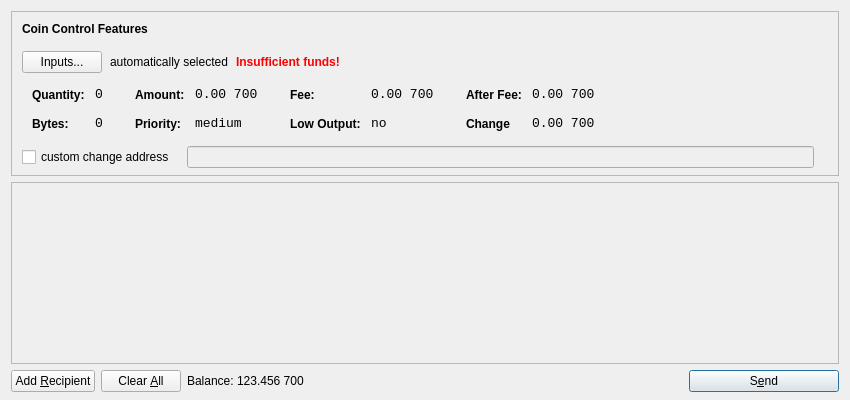
<?xml version="1.0" encoding="UTF-8"?>
<ui version="4.0">
 <class>SendCoinsDialog</class>
 <widget class="QDialog" name="SendCoinsDialog">
  <property name="geometry">
   <rect>
    <x>0</x>
    <y>0</y>
    <width>850</width>
    <height>400</height>
   </rect>
  </property>
  <property name="windowTitle">
   <string>Send Coins</string>
  </property>
  <layout class="QVBoxLayout" name="verticalLayout" stretch="0,1,0">
   <property name="bottomMargin">
    <number>8</number>
   </property>
   <item>
    <widget class="QFrame" name="frameCoinControl">
     <property name="sizePolicy">
      <sizepolicy hsizetype="Expanding" vsizetype="Expanding">
       <horstretch>0</horstretch>
       <verstretch>0</verstretch>
      </sizepolicy>
     </property>
     <property name="maximumSize">
      <size>
       <width>16777215</width>
       <height>16777215</height>
      </size>
     </property>
     <property name="frameShape">
      <enum>QFrame::StyledPanel</enum>
     </property>
     <property name="frameShadow">
      <enum>QFrame::Sunken</enum>
     </property>
     <layout class="QVBoxLayout" name="verticalLayoutCoinControl2">
      <property name="spacing">
       <number>-1</number>
      </property>
      <property name="leftMargin">
       <number>0</number>
      </property>
      <property name="topMargin">
       <number>0</number>
      </property>
      <property name="rightMargin">
       <number>0</number>
      </property>
      <property name="bottomMargin">
       <number>6</number>
      </property>
      <item>
       <layout class="QVBoxLayout" name="verticalLayoutCoinControl" stretch="0,0,0,0,1">
        <property name="spacing">
         <number>0</number>
        </property>
        <property name="leftMargin">
         <number>10</number>
        </property>
        <property name="topMargin">
         <number>10</number>
        </property>
        <item>
         <layout class="QHBoxLayout" name="horizontalLayoutCoinControl1">
          <property name="bottomMargin">
           <number>15</number>
          </property>
          <item>
           <widget class="QLabel" name="labelCoinControlFeatures">
            <property name="sizePolicy">
             <sizepolicy hsizetype="Preferred" vsizetype="Maximum">
              <horstretch>0</horstretch>
              <verstretch>0</verstretch>
             </sizepolicy>
            </property>
            <property name="font">
             <font>
              <weight>75</weight>
              <bold>true</bold>
             </font>
            </property>
            <property name="styleSheet">
             <string notr="true">font-weight:bold;</string>
            </property>
            <property name="text">
             <string>Coin Control Features</string>
            </property>
           </widget>
          </item>
         </layout>
        </item>
        <item>
         <layout class="QHBoxLayout" name="horizontalLayoutCoinControl2" stretch="0,0,0,0">
          <property name="spacing">
           <number>8</number>
          </property>
          <property name="bottomMargin">
           <number>10</number>
          </property>
          <item>
           <widget class="QPushButton" name="pushButtonCoinControl">
            <property name="styleSheet">
             <string notr="true"/>
            </property>
            <property name="text">
             <string>Inputs...</string>
            </property>
           </widget>
          </item>
          <item>
           <widget class="QLabel" name="labelCoinControlAutomaticallySelected">
            <property name="text">
             <string>automatically selected</string>
            </property>
            <property name="margin">
             <number>5</number>
            </property>
           </widget>
          </item>
          <item>
           <widget class="QLabel" name="labelCoinControlInsuffFunds">
            <property name="font">
             <font>
              <weight>75</weight>
              <bold>true</bold>
             </font>
            </property>
            <property name="styleSheet">
             <string notr="true">color:red;font-weight:bold;</string>
            </property>
            <property name="text">
             <string>Insufficient funds!</string>
            </property>
            <property name="margin">
             <number>5</number>
            </property>
           </widget>
          </item>
          <item>
           <spacer name="horizontalSpacerCoinControl">
            <property name="orientation">
             <enum>Qt::Horizontal</enum>
            </property>
            <property name="sizeHint" stdset="0">
             <size>
              <width>40</width>
              <height>1</height>
             </size>
            </property>
           </spacer>
          </item>
         </layout>
        </item>
        <item>
         <widget class="QWidget" name="widgetCoinControl" native="true">
          <property name="sizePolicy">
           <sizepolicy hsizetype="Preferred" vsizetype="Preferred">
            <horstretch>0</horstretch>
            <verstretch>0</verstretch>
           </sizepolicy>
          </property>
          <property name="minimumSize">
           <size>
            <width>0</width>
            <height>0</height>
           </size>
          </property>
          <property name="styleSheet">
           <string notr="true"/>
          </property>
          <layout class="QHBoxLayout" name="horizontalLayoutCoinControl5">
           <property name="margin">
            <number>0</number>
           </property>
           <item>
            <layout class="QHBoxLayout" name="horizontalLayoutCoinControl3" stretch="0,0,0,1">
             <property name="spacing">
              <number>20</number>
             </property>
             <property name="topMargin">
              <number>0</number>
             </property>
             <property name="bottomMargin">
              <number>10</number>
             </property>
             <item>
              <layout class="QFormLayout" name="formLayoutCoinControl1">
               <property name="horizontalSpacing">
                <number>10</number>
               </property>
               <property name="verticalSpacing">
                <number>14</number>
               </property>
               <property name="leftMargin">
                <number>10</number>
               </property>
               <property name="topMargin">
                <number>4</number>
               </property>
               <property name="rightMargin">
                <number>6</number>
               </property>
               <item row="0" column="0">
                <widget class="QLabel" name="labelCoinControlQuantityText">
                 <property name="styleSheet">
                  <string notr="true">font-weight:bold;</string>
                 </property>
                 <property name="text">
                  <string>Quantity:</string>
                 </property>
                 <property name="margin">
                  <number>0</number>
                 </property>
                </widget>
               </item>
               <item row="0" column="1">
                <widget class="QLabel" name="labelCoinControlQuantity">
                 <property name="font">
                  <font>
                   <family>Monospace</family>
                   <pointsize>10</pointsize>
                  </font>
                 </property>
                 <property name="cursor">
                  <cursorShape>IBeamCursor</cursorShape>
                 </property>
                 <property name="contextMenuPolicy">
                  <enum>Qt::ActionsContextMenu</enum>
                 </property>
                 <property name="text">
                  <string>0</string>
                 </property>
                 <property name="margin">
                  <number>0</number>
                 </property>
                 <property name="textInteractionFlags">
                  <set>Qt::LinksAccessibleByMouse|Qt::TextSelectableByKeyboard|Qt::TextSelectableByMouse</set>
                 </property>
                </widget>
               </item>
               <item row="1" column="0">
                <widget class="QLabel" name="labelCoinControlBytesText">
                 <property name="styleSheet">
                  <string notr="true">font-weight:bold;</string>
                 </property>
                 <property name="text">
                  <string>Bytes:</string>
                 </property>
                </widget>
               </item>
               <item row="1" column="1">
                <widget class="QLabel" name="labelCoinControlBytes">
                 <property name="font">
                  <font>
                   <family>Monospace</family>
                   <pointsize>10</pointsize>
                  </font>
                 </property>
                 <property name="cursor">
                  <cursorShape>IBeamCursor</cursorShape>
                 </property>
                 <property name="contextMenuPolicy">
                  <enum>Qt::ActionsContextMenu</enum>
                 </property>
                 <property name="text">
                  <string>0</string>
                 </property>
                 <property name="textInteractionFlags">
                  <set>Qt::LinksAccessibleByMouse|Qt::TextSelectableByKeyboard|Qt::TextSelectableByMouse</set>
                 </property>
                </widget>
               </item>
              </layout>
             </item>
             <item>
              <layout class="QFormLayout" name="formLayoutCoinControl2">
               <property name="horizontalSpacing">
                <number>10</number>
               </property>
               <property name="verticalSpacing">
                <number>14</number>
               </property>
               <property name="leftMargin">
                <number>6</number>
               </property>
               <property name="topMargin">
                <number>4</number>
               </property>
               <property name="rightMargin">
                <number>6</number>
               </property>
               <item row="0" column="0">
                <widget class="QLabel" name="labelCoinControlAmountText">
                 <property name="styleSheet">
                  <string notr="true">font-weight:bold;</string>
                 </property>
                 <property name="text">
                  <string>Amount:</string>
                 </property>
                 <property name="margin">
                  <number>0</number>
                 </property>
                </widget>
               </item>
               <item row="0" column="1">
                <widget class="QLabel" name="labelCoinControlAmount">
                 <property name="font">
                  <font>
                   <family>Monospace</family>
                   <pointsize>10</pointsize>
                  </font>
                 </property>
                 <property name="cursor">
                  <cursorShape>IBeamCursor</cursorShape>
                 </property>
                 <property name="contextMenuPolicy">
                  <enum>Qt::ActionsContextMenu</enum>
                 </property>
                 <property name="text">
                  <string>0.00 700</string>
                 </property>
                 <property name="textInteractionFlags">
                  <set>Qt::LinksAccessibleByMouse|Qt::TextSelectableByKeyboard|Qt::TextSelectableByMouse</set>
                 </property>
                </widget>
               </item>
               <item row="1" column="0">
                <widget class="QLabel" name="labelCoinControlPriorityText">
                 <property name="styleSheet">
                  <string notr="true">font-weight:bold;</string>
                 </property>
                 <property name="text">
                  <string>Priority:</string>
                 </property>
                </widget>
               </item>
               <item row="1" column="1">
                <widget class="QLabel" name="labelCoinControlPriority">
                 <property name="font">
                  <font>
                   <family>Monospace</family>
                   <pointsize>10</pointsize>
                  </font>
                 </property>
                 <property name="cursor">
                  <cursorShape>IBeamCursor</cursorShape>
                 </property>
                 <property name="contextMenuPolicy">
                  <enum>Qt::ActionsContextMenu</enum>
                 </property>
                 <property name="text">
                  <string>medium</string>
                 </property>
                 <property name="textInteractionFlags">
                  <set>Qt::LinksAccessibleByMouse|Qt::TextSelectableByKeyboard|Qt::TextSelectableByMouse</set>
                 </property>
                </widget>
               </item>
              </layout>
             </item>
             <item>
              <layout class="QFormLayout" name="formLayoutCoinControl3">
               <property name="horizontalSpacing">
                <number>10</number>
               </property>
               <property name="verticalSpacing">
                <number>14</number>
               </property>
               <property name="leftMargin">
                <number>6</number>
               </property>
               <property name="topMargin">
                <number>4</number>
               </property>
               <property name="rightMargin">
                <number>6</number>
               </property>
               <item row="0" column="0">
                <widget class="QLabel" name="labelCoinControlFeeText">
                 <property name="styleSheet">
                  <string notr="true">font-weight:bold;</string>
                 </property>
                 <property name="text">
                  <string>Fee:</string>
                 </property>
                 <property name="margin">
                  <number>0</number>
                 </property>
                </widget>
               </item>
               <item row="0" column="1">
                <widget class="QLabel" name="labelCoinControlFee">
                 <property name="font">
                  <font>
                   <family>Monospace</family>
                   <pointsize>10</pointsize>
                  </font>
                 </property>
                 <property name="cursor">
                  <cursorShape>IBeamCursor</cursorShape>
                 </property>
                 <property name="contextMenuPolicy">
                  <enum>Qt::ActionsContextMenu</enum>
                 </property>
                 <property name="text">
                  <string>0.00 700</string>
                 </property>
                 <property name="textInteractionFlags">
                  <set>Qt::LinksAccessibleByMouse|Qt::TextSelectableByKeyboard|Qt::TextSelectableByMouse</set>
                 </property>
                </widget>
               </item>
               <item row="1" column="0">
                <widget class="QLabel" name="labelCoinControlLowOutputText">
                 <property name="styleSheet">
                  <string notr="true">font-weight:bold;</string>
                 </property>
                 <property name="text">
                  <string>Low Output:</string>
                 </property>
                </widget>
               </item>
               <item row="1" column="1">
                <widget class="QLabel" name="labelCoinControlLowOutput">
                 <property name="font">
                  <font>
                   <family>Monospace</family>
                   <pointsize>10</pointsize>
                  </font>
                 </property>
                 <property name="cursor">
                  <cursorShape>IBeamCursor</cursorShape>
                 </property>
                 <property name="contextMenuPolicy">
                  <enum>Qt::ActionsContextMenu</enum>
                 </property>
                 <property name="text">
                  <string>no</string>
                 </property>
                 <property name="textInteractionFlags">
                  <set>Qt::LinksAccessibleByMouse|Qt::TextSelectableByKeyboard|Qt::TextSelectableByMouse</set>
                 </property>
                </widget>
               </item>
              </layout>
             </item>
             <item>
              <layout class="QFormLayout" name="formLayoutCoinControl4">
               <property name="horizontalSpacing">
                <number>10</number>
               </property>
               <property name="verticalSpacing">
                <number>14</number>
               </property>
               <property name="leftMargin">
                <number>6</number>
               </property>
               <property name="topMargin">
                <number>4</number>
               </property>
               <property name="rightMargin">
                <number>6</number>
               </property>
               <item row="0" column="0">
                <widget class="QLabel" name="labelCoinControlAfterFeeText">
                 <property name="styleSheet">
                  <string notr="true">font-weight:bold;</string>
                 </property>
                 <property name="text">
                  <string>After Fee:</string>
                 </property>
                 <property name="margin">
                  <number>0</number>
                 </property>
                </widget>
               </item>
               <item row="0" column="1">
                <widget class="QLabel" name="labelCoinControlAfterFee">
                 <property name="font">
                  <font>
                   <family>Monospace</family>
                   <pointsize>10</pointsize>
                  </font>
                 </property>
                 <property name="cursor">
                  <cursorShape>IBeamCursor</cursorShape>
                 </property>
                 <property name="contextMenuPolicy">
                  <enum>Qt::ActionsContextMenu</enum>
                 </property>
                 <property name="text">
                  <string>0.00 700</string>
                 </property>
                 <property name="textInteractionFlags">
                  <set>Qt::LinksAccessibleByMouse|Qt::TextSelectableByKeyboard|Qt::TextSelectableByMouse</set>
                 </property>
                </widget>
               </item>
               <item row="1" column="0">
                <widget class="QLabel" name="labelCoinControlChangeText">
                 <property name="styleSheet">
                  <string notr="true">font-weight:bold;</string>
                 </property>
                 <property name="text">
                  <string>Change</string>
                 </property>
                </widget>
               </item>
               <item row="1" column="1">
                <widget class="QLabel" name="labelCoinControlChange">
                 <property name="font">
                  <font>
                   <family>Monospace</family>
                   <pointsize>10</pointsize>
                  </font>
                 </property>
                 <property name="cursor">
                  <cursorShape>IBeamCursor</cursorShape>
                 </property>
                 <property name="contextMenuPolicy">
                  <enum>Qt::ActionsContextMenu</enum>
                 </property>
                 <property name="text">
                  <string>0.00 700</string>
                 </property>
                 <property name="textInteractionFlags">
                  <set>Qt::LinksAccessibleByMouse|Qt::TextSelectableByKeyboard|Qt::TextSelectableByMouse</set>
                 </property>
                </widget>
               </item>
              </layout>
             </item>
            </layout>
           </item>
          </layout>
         </widget>
        </item>
        <item>
         <layout class="QHBoxLayout" name="horizontalLayoutCoinControl4" stretch="0,0,0">
          <property name="spacing">
           <number>12</number>
          </property>
          <property name="sizeConstraint">
           <enum>QLayout::SetDefaultConstraint</enum>
          </property>
          <property name="topMargin">
           <number>5</number>
          </property>
          <property name="rightMargin">
           <number>5</number>
          </property>
          <item>
           <widget class="QCheckBox" name="checkBoxCoinControlChange">
            <property name="text">
             <string>custom change address</string>
            </property>
           </widget>
          </item>
          <item>
           <widget class="QLineEdit" name="lineEditCoinControlChange">
            <property name="enabled">
             <bool>false</bool>
            </property>
            <property name="sizePolicy">
             <sizepolicy hsizetype="Expanding" vsizetype="Fixed">
              <horstretch>0</horstretch>
              <verstretch>0</verstretch>
             </sizepolicy>
            </property>
           </widget>
          </item>
          <item>
           <widget class="QLabel" name="labelCoinControlChangeLabel">
            <property name="sizePolicy">
             <sizepolicy hsizetype="Preferred" vsizetype="Expanding">
              <horstretch>0</horstretch>
              <verstretch>0</verstretch>
             </sizepolicy>
            </property>
            <property name="minimumSize">
             <size>
              <width>0</width>
              <height>0</height>
             </size>
            </property>
            <property name="text">
             <string/>
            </property>
            <property name="margin">
             <number>3</number>
            </property>
           </widget>
          </item>
         </layout>
        </item>
        <item>
         <spacer name="verticalSpacerCoinControl">
          <property name="orientation">
           <enum>Qt::Vertical</enum>
          </property>
          <property name="sizeHint" stdset="0">
           <size>
            <width>800</width>
            <height>1</height>
           </size>
          </property>
         </spacer>
        </item>
       </layout>
      </item>
     </layout>
    </widget>
   </item>
   <item>
    <widget class="QScrollArea" name="scrollArea">
     <property name="widgetResizable">
      <bool>true</bool>
     </property>
     <widget class="QWidget" name="scrollAreaWidgetContents">
      <property name="geometry">
       <rect>
        <x>0</x>
        <y>0</y>
        <width>830</width>
        <height>165</height>
       </rect>
      </property>
      <layout class="QVBoxLayout" name="verticalLayout_2">
       <property name="margin">
        <number>0</number>
       </property>
       <item>
        <layout class="QVBoxLayout" name="entries">
         <property name="spacing">
          <number>6</number>
         </property>
        </layout>
       </item>
       <item>
        <spacer name="verticalSpacer">
         <property name="orientation">
          <enum>Qt::Vertical</enum>
         </property>
         <property name="sizeHint" stdset="0">
          <size>
           <width>20</width>
           <height>40</height>
          </size>
         </property>
        </spacer>
       </item>
      </layout>
     </widget>
    </widget>
   </item>
   <item>
    <layout class="QHBoxLayout" name="horizontalLayout">
     <item>
      <widget class="QPushButton" name="addButton">
       <property name="toolTip">
        <string>Send to multiple recipients at once</string>
       </property>
       <property name="text">
        <string>Add &amp;Recipient</string>
       </property>
       <property name="icon">
        <iconset resource="../bitcoin.qrc">
         <normaloff>:/icons/add</normaloff>:/icons/add</iconset>
       </property>
       <property name="autoDefault">
        <bool>false</bool>
       </property>
      </widget>
     </item>
     <item>
      <widget class="QPushButton" name="clearButton">
       <property name="sizePolicy">
        <sizepolicy hsizetype="Minimum" vsizetype="Fixed">
         <horstretch>0</horstretch>
         <verstretch>0</verstretch>
        </sizepolicy>
       </property>
       <property name="toolTip">
        <string>Remove all transaction fields</string>
       </property>
       <property name="text">
        <string>Clear &amp;All</string>
       </property>
       <property name="icon">
        <iconset resource="../bitcoin.qrc">
         <normaloff>:/icons/remove</normaloff>:/icons/remove</iconset>
       </property>
       <property name="autoRepeatDelay">
        <number>300</number>
       </property>
       <property name="autoDefault">
        <bool>false</bool>
       </property>
      </widget>
     </item>
     <item>
      <layout class="QHBoxLayout" name="horizontalLayout_2">
       <property name="spacing">
        <number>3</number>
       </property>
       <item>
        <widget class="QLabel" name="label">
         <property name="sizePolicy">
          <sizepolicy hsizetype="Preferred" vsizetype="Fixed">
           <horstretch>0</horstretch>
           <verstretch>0</verstretch>
          </sizepolicy>
         </property>
         <property name="text">
          <string>Balance:</string>
         </property>
        </widget>
       </item>
       <item>
        <widget class="QLabel" name="labelBalance">
         <property name="sizePolicy">
          <sizepolicy hsizetype="Preferred" vsizetype="Fixed">
           <horstretch>0</horstretch>
           <verstretch>0</verstretch>
          </sizepolicy>
         </property>
         <property name="cursor">
          <cursorShape>IBeamCursor</cursorShape>
         </property>
         <property name="text">
          <string>123.456 700</string>
         </property>
         <property name="textInteractionFlags">
          <set>Qt::LinksAccessibleByMouse|Qt::TextSelectableByKeyboard|Qt::TextSelectableByMouse</set>
         </property>
        </widget>
       </item>
      </layout>
     </item>
     <item>
      <spacer name="horizontalSpacer">
       <property name="orientation">
        <enum>Qt::Horizontal</enum>
       </property>
       <property name="sizeHint" stdset="0">
        <size>
         <width>40</width>
         <height>20</height>
        </size>
       </property>
      </spacer>
     </item>
     <item>
      <widget class="QPushButton" name="sendButton">
       <property name="minimumSize">
        <size>
         <width>150</width>
         <height>0</height>
        </size>
       </property>
       <property name="toolTip">
        <string>Confirm the send action</string>
       </property>
       <property name="text">
        <string>S&amp;end</string>
       </property>
       <property name="icon">
        <iconset resource="../bitcoin.qrc">
         <normaloff>:/icons/send</normaloff>:/icons/send</iconset>
       </property>
       <property name="default">
        <bool>true</bool>
       </property>
      </widget>
     </item>
    </layout>
   </item>
  </layout>
 </widget>
 <resources>
  <include location="../bitcoin.qrc"/>
 </resources>
 <connections/>
</ui>
